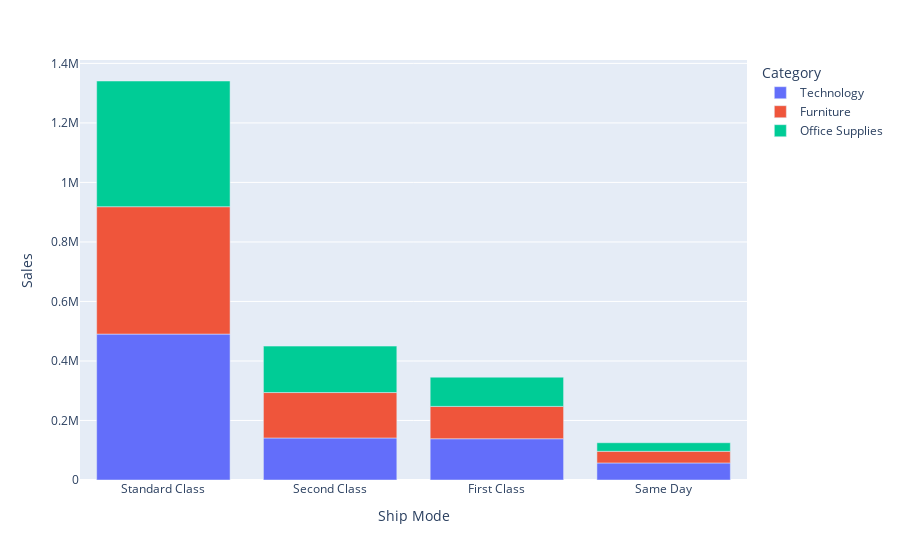

Here is the notebook cell this chart was saved with:
### Code cell
#Sales based on shipmode and Category of the products 

grouped_df= df.groupby(['Ship Mode','Category'], as_index=False)['Sales'].sum().round(0)
grouped_df= grouped_df.sort_values('Sales',ascending=False)
fig=px.bar(grouped_df, x= 'Ship Mode', y='Sales', color='Category')
fig.show()

### Figure 1 — Plotly figure (JSON) as saved in the notebook; plotly's stock layout.template omitted (floating-point values rounded to 4 significant figures)
{"data": [{"alignmentgroup": "True", "hovertemplate": "Category=Technology<br>Ship Mode=%{x}<br>Sales=%{y}<extra></extra>", "legendgroup": "Technology", "marker": {"color": "#636efa", "pattern": {"shape": ""}}, "name": "Technology", "offsetgroup": "Technology", "orientation": "v", "showlegend": true, "textposition": "auto", "type": "bar", "x": ["Standard Class", "Second Class", "First Class", "Same Day"], "xaxis": "x", "y": [490324, 141202, 138606, 57324], "yaxis": "y"}, {"alignmentgroup": "True", "hovertemplate": "Category=Furniture<br>Ship Mode=%{x}<br>Sales=%{y}<extra></extra>", "legendgroup": "Furniture", "marker": {"color": "#EF553B", "pattern": {"shape": ""}}, "name": "Furniture", "offsetgroup": "Furniture", "orientation": "v", "showlegend": true, "textposition": "auto", "type": "bar", "x": ["Standard Class", "Second Class", "First Class", "Same Day"], "xaxis": "x", "y": [428137, 152658, 108739, 39125], "yaxis": "y"}, {"alignmentgroup": "True", "hovertemplate": "Category=Office Supplies<br>Ship Mode=%{x}<br>Sales=%{y}<extra></extra>", "legendgroup": "Office Supplies", "marker": {"color": "#00cc96", "pattern": {"shape": ""}}, "name": "Office Supplies", "offsetgroup": "Office Supplies", "orientation": "v", "showlegend": true, "textposition": "auto", "type": "bar", "x": ["Standard Class", "Second Class", "First Class", "Same Day"], "xaxis": "x", "y": [422370, 156054, 98227, 28771], "yaxis": "y"}], "layout": {"autosize": true, "barmode": "relative", "legend": {"title": {"text": "Category"}, "tracegroupgap": 0}, "margin": {"t": 60}, "xaxis": {"anchor": "y", "autorange": true, "domain": [0, 1], "range": [-0.5, 3.5], "title": {"text": "Ship Mode"}, "type": "category"}, "yaxis": {"anchor": "x", "autorange": true, "domain": [0, 1], "range": [0, 1411000.0], "title": {"text": "Sales"}, "type": "linear"}}}
